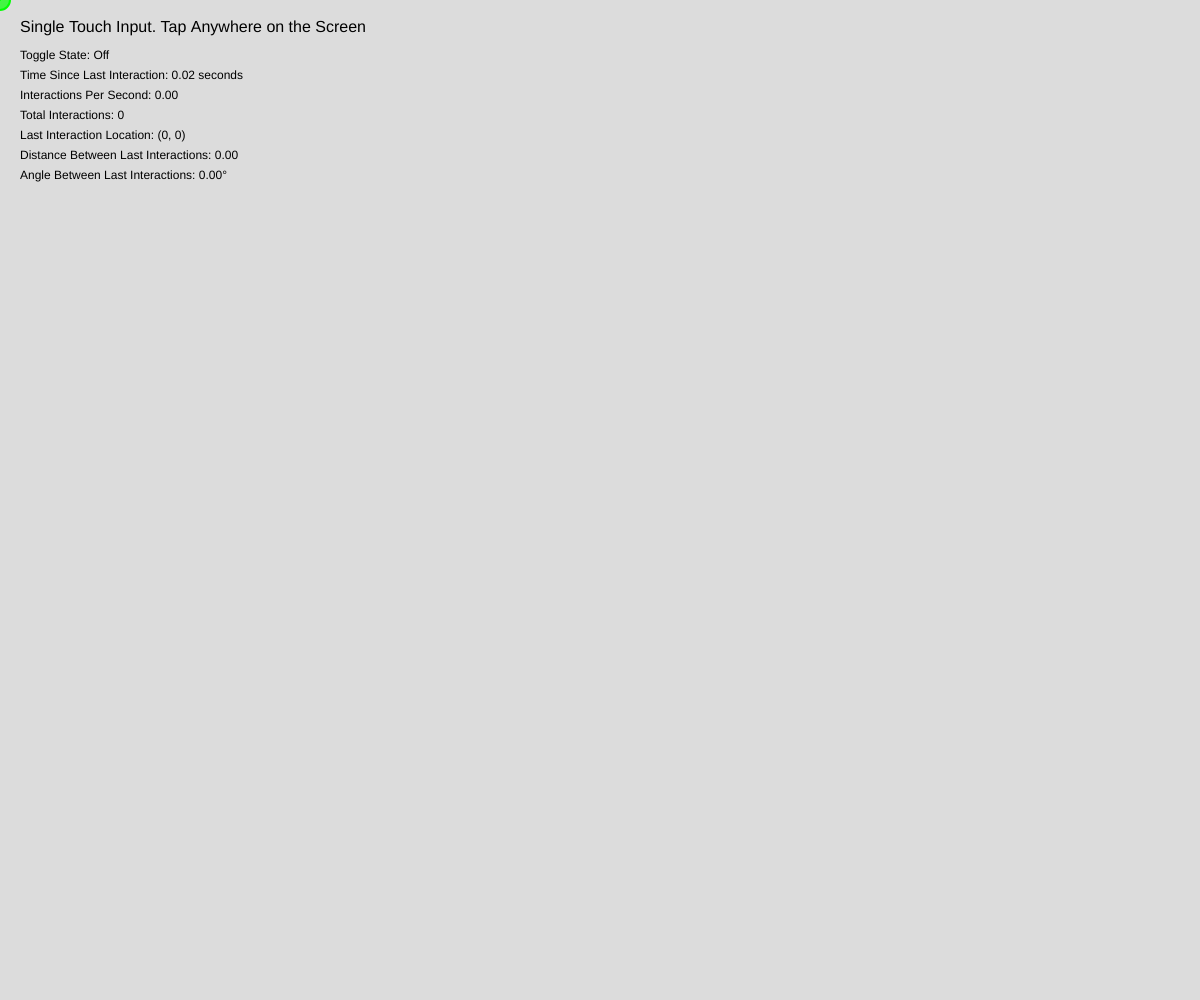
Frame 1 (no input)
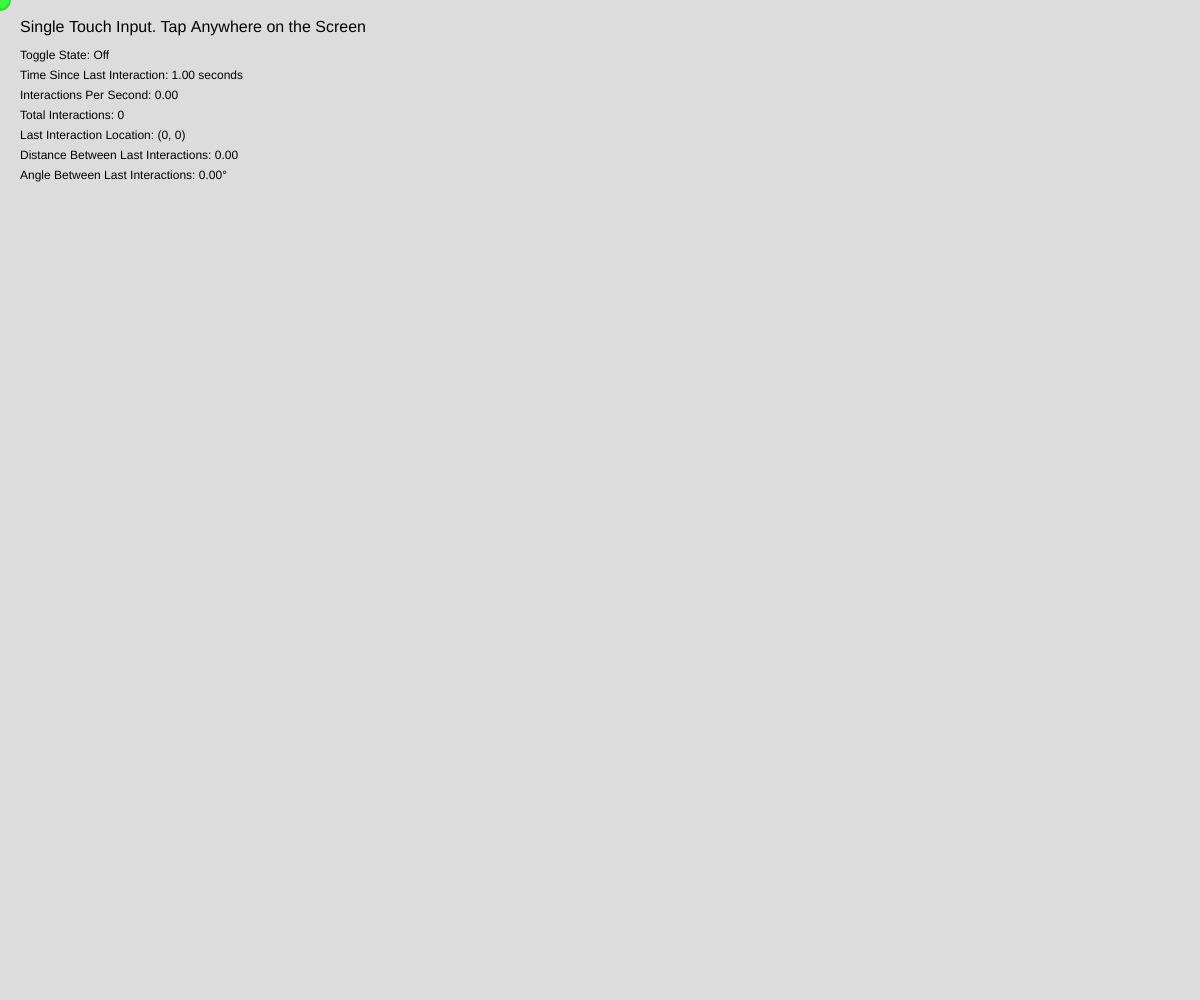
Frame 60 (no input)
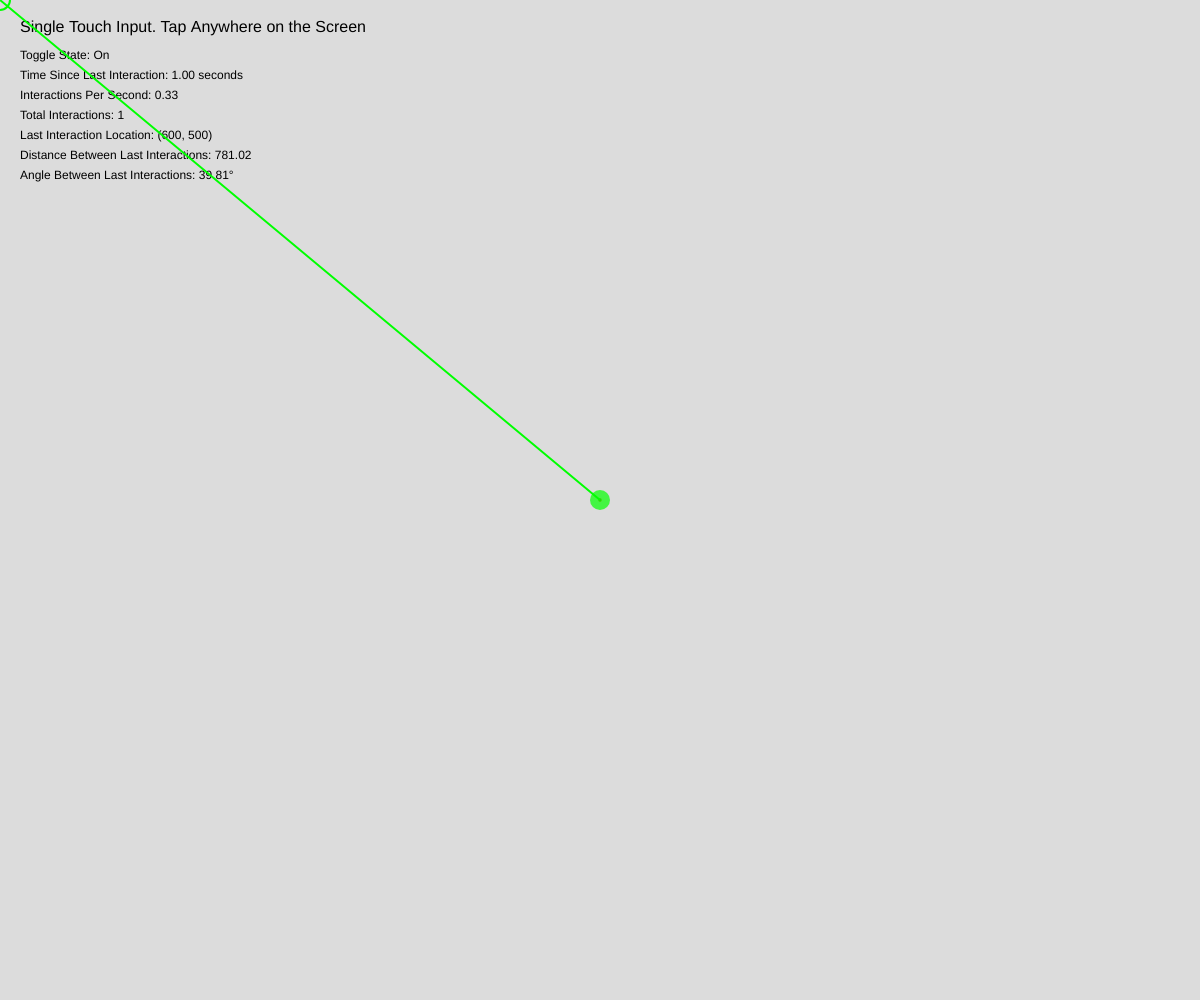
Frame 120 (the mouse pressed at the canvas centre since frame 60)

The p5.js sketch that drew these frames (run headless with seeded random() and noise() and a simulated clock; from frame 60 on, the mouse is pressed at the canvas centre):

// p5.js sketch
// ── sketch.js
/**
 * 
 * Description: This p5.js sketch demonstrates various ways to capture and display
 *              mouse/touch interaction data, including clicks per second, toggle states,
 *              click locations, and distance between clicks. The canvas matches
 *              the window size and readjusts when the window is resized.
 * 
 * Usage: 
 * - Tap/click anywhere on the canvas to register interactions
 * - Rapid taps/clicks will affect the interactions per second calculation
 * - Interaction location is displayed for the most recent tap/click
 * - Distance between the last two interactions is calculated and displayed
 * - The canvas will resize to match the window size
 * - Works on Desktop + Mobile browsers IOS + Android
 * 
 * Dependencies: p5.js library
 * 
 * Notes: 
 * - Include the following meta tag in your HTML file for proper mobile behavior:
 *   <meta name="viewport" content="width=device-width, initial-scale=1.0, maximum-scale=1.0, user-scalable=0">
 * 
 * Variables:
 * toggleState: Boolean - Alternates between true/false on each interaction
 * lastInteractionTime: Number - Timestamp of the most recent interaction
 * timeSinceLastInteraction: Number - Time elapsed since the last interaction in seconds
 * totalInteractions: Number - Total number of interactions since the sketch started
 * interactionTimes: Array - Stores timestamps of recent interactions for IPS calculation
 * interactionsPerSecond: Number - Calculated interactions per second over the last 3 seconds
 * interactionWindow: Number - Time window (in milliseconds) for IPS calculation (set to 3000ms)
 * lastInteractionX: Number - X-coordinate of the most recent interaction
 * lastInteractionY: Number - Y-coordinate of the most recent interaction
 * prevInteractionX: Number - X-coordinate of the second-to-last interaction
 * prevInteractionY: Number - Y-coordinate of the second-to-last interaction
 * distanceBetweenInteractions: Number - Distance between the last two interactions
 * angleBetweenInteractions: Number - Angle between the last two interactions in radians
 *
 */

let toggleState = false;
let lastInteractionTime = 0;
let timeSinceLastInteraction = 0;
let totalInteractions = 0;
let interactionTimes = [];
let interactionsPerSecond = 0;
const interactionWindow = 3000; // Calculate IPS over the last 3 seconds
let lastInteractionX = 0;
let lastInteractionY = 0;
let prevInteractionX = 0;
let prevInteractionY = 0;
let distanceBetweenInteractions = 0;
let angleBetweenInteractions = 0;

function setup() {
  createCanvas(windowWidth, windowHeight);
  textAlign(LEFT, TOP);
  frameRate(60);
  
  // Disable default touch behaviors
  disableScroll();
}

function draw() {
  background(220);
  
  getInteractionData(); // calculates the input
  showInteractionData();
  
  // Visual representation of interactions per second
  fill(255, 0, 0);
  ellipse(width/2, height/2, interactionsPerSecond * 10, interactionsPerSecond * 10);
  
  // Draw green line between points
  stroke(0, 255, 0);
  strokeWeight(2);
  line(prevInteractionX, prevInteractionY, lastInteractionX, lastInteractionY);
  
  // Draw current tap location
  fill(0, 255, 0, 178); // Green with 70% opacity
  noStroke();
  ellipse(lastInteractionX, lastInteractionY, 20, 20);
  
  // Draw previous tap location
  noFill();
  stroke(0, 255, 0);
  ellipse(prevInteractionX, prevInteractionY, 20, 20);
}

function getInteractionData() {
  timeSinceLastInteraction = (millis() - lastInteractionTime) / 1000;
  
  const currentTime = millis();
  interactionTimes = interactionTimes.filter(time => currentTime - time <= interactionWindow);
  interactionsPerSecond = interactionTimes.length / (interactionWindow / 1000);
  
  distanceBetweenInteractions = dist(prevInteractionX, prevInteractionY, lastInteractionX, lastInteractionY);
  
  // Calculate angle between interactions
  angleBetweenInteractions = atan2(lastInteractionY - prevInteractionY, lastInteractionX - prevInteractionX);
}

function showInteractionData() {
  let yPos = 20;
  const lineHeight = 20;
  
  textSize(16);
  noStroke();
  fill(0);
  
  text("Single Touch Input. Tap Anywhere on the Screen", 20, yPos);
  yPos += lineHeight * 1.5;
  
  textSize(12);
  
  text("Toggle State: " + (toggleState ? 'On' : 'Off'), 20, yPos);
  yPos += lineHeight;
  
  text("Time Since Last Interaction: " + timeSinceLastInteraction.toFixed(2) + " seconds", 20, yPos);
  yPos += lineHeight;
  
  text("Interactions Per Second: " + interactionsPerSecond.toFixed(2), 20, yPos);
  yPos += lineHeight;
  
  text("Total Interactions: " + totalInteractions, 20, yPos);
  yPos += lineHeight;
  
  text("Last Interaction Location: (" + Math.round(lastInteractionX) + ", " + Math.round(lastInteractionY) + ")", 20, yPos);
  yPos += lineHeight;
  
  text("Distance Between Last Interactions: " + distanceBetweenInteractions.toFixed(2), 20, yPos);
  yPos += lineHeight;
  
  text("Angle Between Last Interactions: " + degrees(angleBetweenInteractions).toFixed(2) + "°", 20, yPos);
}

function handleInteraction(x, y) {
  toggleState = !toggleState;
  totalInteractions++;
  lastInteractionTime = millis();
  
  prevInteractionX = lastInteractionX;
  prevInteractionY = lastInteractionY;
  lastInteractionX = x;
  lastInteractionY = y;
  
  interactionTimes.push(millis());
}

function touchStarted() {
  if (touches.length > 0) {
    handleInteraction(touches[0].x, touches[0].y);
  }
  return false;
}

function mousePressed() {
  handleInteraction(mouseX, mouseY);
  return false;
}

function touchMoved() {
  return false;
}

function touchEnded() {
  return false;
}

function windowResized() {
  resizeCanvas(windowWidth, windowHeight);
}

function disableScroll() {
  // Prevent default touch behavior on the canvas
  document.body.addEventListener('touchstart', function(e) {
    if (e.target == canvas) {
      e.preventDefault(); // Stops the browser from processing the touch event
    }
  }, { passive: false }); // 'passive: false' allows preventDefault to work

  // Prevent scrolling when touching the canvas
  document.body.addEventListener('touchmove', function(e) {
    if (e.target == canvas) {
      e.preventDefault(); // Stops the default scrolling behavior
    }
  }, { passive: false });

  // Prevent default behavior for touchend events on the canvas
  document.body.addEventListener('touchend', function(e) {
    if (e.target == canvas) {
      e.preventDefault(); // Stops any default actions associated with touch end
    }
  }, { passive: false });
  
  // Prevent pinch-to-zoom gesture on the entire document
  document.addEventListener('gesturestart', function(e) {
    e.preventDefault(); // Disables pinch-to-zoom
  });
  
  // Disable overscroll/bounce effect on the body
  document.body.style.overscrollBehavior = 'none';
  // 'none' prevents the overscroll glow effect and bounce back behavior
}
